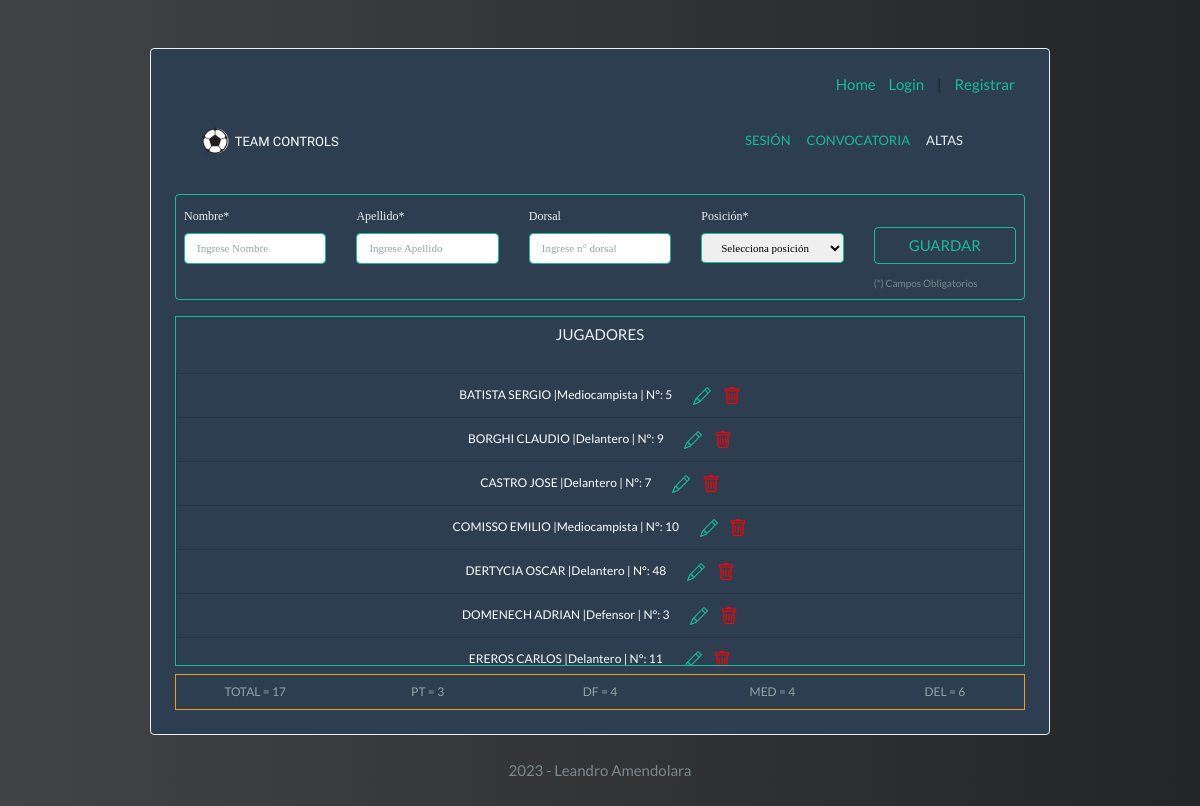
/altas, run on the app's committed database.
### models.py (models this page shows, shortened)
class Jugadores(db.Model):
    __tablename__ = "jugadores"
    id = db.Column(db.Integer, primary_key=True, autoincrement=True)
    nombres = db.Column(db.String(200), nullable=False)
    apellidos = db.Column(db.String(200), nullable=False)
    posicion = db.Column(db.String(200), nullable=False)
    dorsal = db.Column(db.Integer)
    no_disponible = db.Column(db.Boolean, nullable=False)
    correccion = db.Column(db.Boolean, nullable=False)
    animar = db.Column(db.Boolean, nullable=False)
    entrenamiento = db.relationship("Asistencia")
    convocatoria = db.relationship("Jugadores_Convocados")

### app.py (the view, shortened to what this page needs)
@app.route("/altas", methods=["POST", "GET"])
def altas():
    alertas = {
        "type": "",
        "mensaje": ""
    }
    todos_los_jugadores = db.session.query(Jugadores).order_by(
        Jugadores.apellidos).all()  # Consultamos y almacenamos todas las tareas ordenadas por fecha ascendente
    total_tg = db.session.query(Jugadores).count()  # TOTAL JUGADORES#
    todos_los_porteros = db.session.query(Jugadores).filter_by(posicion="Portero").count()  # TOTAL PORTEROS#
    todos_los_defensores = db.session.query(Jugadores).filter_by(posicion="Defensor").count()  # TOTAL DEFENSORES#
    todos_los_medios = db.session.query(Jugadores).filter_by(posicion="Mediocampista").count()  # TOTAL MEDIOCAMPISTAS#
    todos_los_delanteros = db.session.query(Jugadores).filter_by(posicion="Delantero").count()  # TOTAL DELANTEROS#
    return render_template("altas.html", todos_los_jugadores=todos_los_jugadores,
                           total_tg=total_tg, todos_los_porteros=todos_los_porteros,
                           todos_los_defensores=todos_los_defensores, todos_los_medios=todos_los_medios,
                           todos_los_delanteros=todos_los_delanteros, alertas=alertas)

### templates/altas.html (shortened to what this page needs)
{% extends "base_template.html" %}
         {% block content %}
                <div class="col collapse navbar-collapse ml-auto" id="navbarColor03">
                    <ul class="navbar-nav ml-auto">
                        <li class="nav-item ml-auto"><a class="nav-link" href="{{ url_for('sesion') }}">SESIÓN</a></li>
                        <li class="nav-item ml-auto"><a class="nav-link" href="{{ url_for('convocatoria') }}">CONVOCATORIA</a></li>
                        <li class="nav-item ml-auto"><a class="nav-link text-light" href="{{ url_for('altas') }}">ALTAS</a></li>
                    </ul>
                </div>
            </div>
         </nav>
         <div class="row container-lg mt-2 p-2 form-group border border-success rounded" style="margin-left: 0px;margin-top: -10px">
             <form action="/altas" method="post" class="row g-3 needs-validation" novalidate>
                <div class="col">
                    <label for="nombre" class="form-label text-light">Nombre*</label>
                    <input type="text" name="nombre" class="form-control border border-success fuente_input" id="nombre" aria-describedby="nombre_small" placeholder="Ingrese Nombre" autofocus required>
               </div>
               <div class="col">
                    <label for="apellido" class="form-label text-light">Apellido*</label>
                    <input type="text" name="apellido" class="form-control border border-success fuente_input" id="apellido" aria-describedby="apellido_small" placeholder="Ingrese Apellido" required>
               </div>
               <div class="col">
                    <label for="dorsal" class="form-label text-light">Dorsal</label>
                    <input type="text" name="dorsal" class="form-control border border-success fuente_input" id="dorsal" aria-describedby="dorsal_small" placeholder="Ingrese n° dorsal">
               </div>
               <div class="col">
                    <label for="posicion" class="form-label text-light">Posición*</label>
                    <select class="col form-select border border-success rounded fuente_input" style="height: 30px;"aria-describedby="posicion_small" name="posicion" id="posicion" required>
                        <option value="" selected>Selecciona posición</option>
                    </select>
               </div>
               <div class="col">
                    <button type="submit" class="col btn btn-outline-success fuente_menu mb-2" style="margin-top:1.5rem;">GUARDAR</button>
                    <small id="nombre_small" class="form-text text-dark" style="font-size: 10px;">(*) Campos Obligatorios</small>
               </div>
             </form>
        </div>
        <div class="container sm border border-success list_scroll_bar">
            <ul id="list-scroll" class="row list-group">
                <h6 class="text-light mt-2 text-center">JUGADORES</h6>
                {% for jugador in todos_los_jugadores %}
                    <li class="col text-center list-group-item list-group-item-action list-group-item-info text-white list_bg">
                        <span>
                             {{ jugador.apellidos }} {{ jugador.nombres }} |{{ jugador.posicion }} | N°: {{ jugador.dorsal }}
                        </span>
                        <a href="/editar-jugador/{{jugador.id}}" style="text-decoration:none">
                        </a>
                        <a href="/eliminar-jugador/{{jugador.id}}" style="text-decoration:none">
                        </a>
                    </li>
                {% endfor %}
            </ul>
        </div>
        <div class="container sm mt-2 p-2 border border-warning list_bg">
            <div class="row text-secondary text-center">
                <div class="col">
                    <span>
                        TOTAL = {{total_tg}}
                    </span>
                </div>
                <div class="col">
                    <span>
                        PT = {{ todos_los_porteros }}
                    </span>
                </div>
                <div class="col">
                    <span>
                        DF = {{ todos_los_defensores }}
                    </span>
                </div>
                <div class="col">
                    <span>
                        MED = {{ todos_los_medios }}
                    </span>
                </div>
                <div class="col">
                    <span>
                        DEL = {{ todos_los_delanteros }}
                    </span>
                </div>
            </div>
        </div>
        {% endblock %}

### static/main.css (style rules this page uses)
.fuente_input { font-family: 'Gugi', cursive; font-family: 'Source Serif Pro', serif; color: black; font-size: 11px; }
.nav-link { font-size: 13px; }
label { font-family: 'Gugi', cursive; font-family: 'Source Serif Pro', serif; font-size: 12px; }
body { background: #232526; background: -webkit-linear-gradient(to right, #414345, #232526); background: linear-gradient(to right, #414345, #232526); }
input { width: 100%; }
.list_scroll_bar { overflow-y: scroll; height: 350px; }
.list_bg { background: #2d3e50; font-size: 12px; }

### data on the page
Jugadores: apellidos "BATISTA", nombres "SERGIO", posicion "Mediocampista", dorsal "5"
Jugadores: apellidos "BORGHI", nombres "CLAUDIO", posicion "Delantero", dorsal "9"
Jugadores: apellidos "CASTRO", nombres "JOSE", posicion "Delantero", dorsal "7"
Jugadores: apellidos "COMISSO", nombres "EMILIO", posicion "Mediocampista", dorsal "10"
Jugadores: apellidos "DERTYCIA", nombres "OSCAR", posicion "Delantero", dorsal "48"
Jugadores: apellidos "DOMENECH", nombres "ADRIAN", posicion "Defensor", dorsal "3"
Jugadores: apellidos "EREROS", nombres "CARLOS", posicion "Delantero", dorsal "11"

### other printed values
{{ total_tg }} "17"
{{ todos_los_porteros }} "3"
{{ todos_los_defensores }} "4"
{{ todos_los_medios }} "4"
{{ todos_los_delanteros }} "6"
